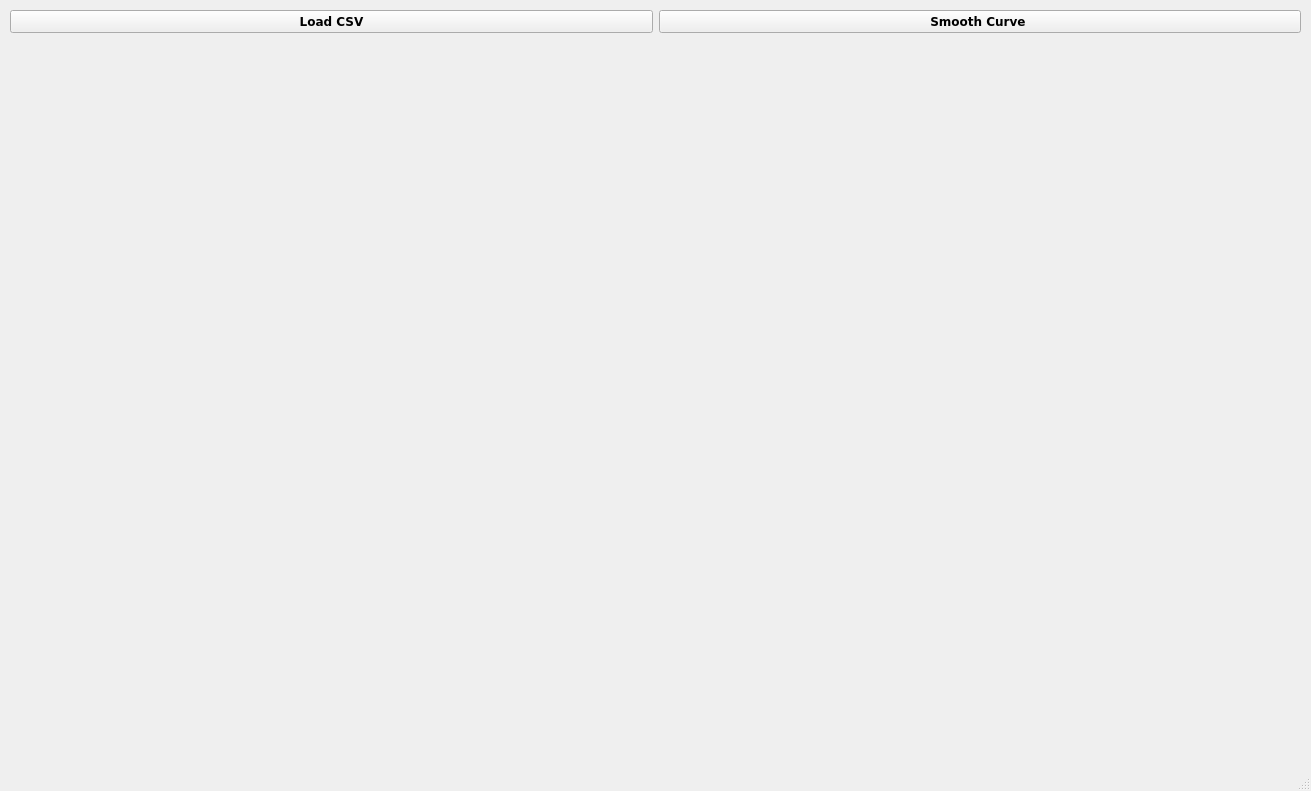
<?xml version="1.0" encoding="UTF-8"?>
<ui version="4.0">
 <class>MainWindow</class>
 <widget class="QMainWindow" name="MainWindow">
  <property name="geometry">
   <rect>
    <x>0</x>
    <y>0</y>
    <width>1311</width>
    <height>791</height>
   </rect>
  </property>
  <property name="windowTitle">
   <string>MainWindow</string>
  </property>
  <property name="styleSheet">
   <string notr="true">rg</string>
  </property>
  <widget class="QWidget" name="centralwidget">
   <widget class="QWidget" name="layoutWidget">
    <property name="geometry">
     <rect>
      <x>10</x>
      <y>10</y>
      <width>1291</width>
      <height>731</height>
     </rect>
    </property>
    <layout class="QGridLayout" name="gridLayout">
     <property name="sizeConstraint">
      <enum>QLayout::SetDefaultConstraint</enum>
     </property>
     <property name="spacing">
      <number>6</number>
     </property>
     <item row="1" column="1">
      <widget class="QFrame" name="horizontalFrame">
       <property name="accessibleDescription">
        <string/>
       </property>
       <property name="layoutDirection">
        <enum>Qt::LeftToRight</enum>
       </property>
       <property name="autoFillBackground">
        <bool>false</bool>
       </property>
       <property name="styleSheet">
        <string notr="true">rgb
font: 700 9pt &quot;Nirmala UI&quot;;
font: 700 italic 9pt &quot;Segoe UI&quot;;
QPushButton {
    background-color: #ADD8E6; /* Hellblau */
    border: 1px solid #1E90FF; /* Dunkleres Blau für den Rahmen */
    color: black; /* Textfarbe */
    padding: 5px 15px; /* Innenabstand */
    border-radius: 5px; /* Abgerundete Ecken */
}</string>
       </property>
       <layout class="QHBoxLayout" name="horizontalLayout"/>
      </widget>
     </item>
     <item row="0" column="1">
      <widget class="QPushButton" name="smoothButton">
       <property name="font">
        <font>
         <family>Verdana</family>
         <bold>true</bold>
        </font>
       </property>
       <property name="cursor">
        <cursorShape>PointingHandCursor</cursorShape>
       </property>
       <property name="styleSheet">
        <string notr="true">rgb
font: 700 9pt &quot;Nirmala UI&quot;;
font: 700 italic 9pt &quot;Segoe UI&quot;;
QPushButton {
    background-color: #ADD8E6; /* Hellblau */
    border: 1px solid #1E90FF; /* Dunkleres Blau für den Rahmen */
    color: black; /* Textfarbe */
    padding: 5px 15px; /* Innenabstand */
    border-radius: 5px; /* Abgerundete Ecken */
}</string>
       </property>
       <property name="text">
        <string>Smooth Curve </string>
       </property>
      </widget>
     </item>
     <item row="0" column="0">
      <widget class="QPushButton" name="loadButton">
       <property name="font">
        <font>
         <family>Verdana</family>
         <bold>true</bold>
        </font>
       </property>
       <property name="cursor">
        <cursorShape>PointingHandCursor</cursorShape>
       </property>
       <property name="styleSheet">
        <string notr="true">rgb
font: 700 9pt &quot;Nirmala UI&quot;;
font: 700 italic 9pt &quot;Segoe UI&quot;;
QPushButton {
    background-color: #ADD8E6; /* Hellblau */
    border: 1px solid #1E90FF; /* Dunkleres Blau für den Rahmen */
    color: black; /* Textfarbe */
    padding: 5px 15px; /* Innenabstand */
    border-radius: 5px; /* Abgerundete Ecken */
}</string>
       </property>
       <property name="text">
        <string>Load CSV</string>
       </property>
       <property name="checkable">
        <bool>true</bool>
       </property>
      </widget>
     </item>
    </layout>
   </widget>
  </widget>
  <widget class="QMenuBar" name="menubar">
   <property name="geometry">
    <rect>
     <x>0</x>
     <y>0</y>
     <width>1311</width>
     <height>22</height>
    </rect>
   </property>
  </widget>
  <widget class="QStatusBar" name="statusbar"/>
 </widget>
 <resources/>
 <connections/>
</ui>
